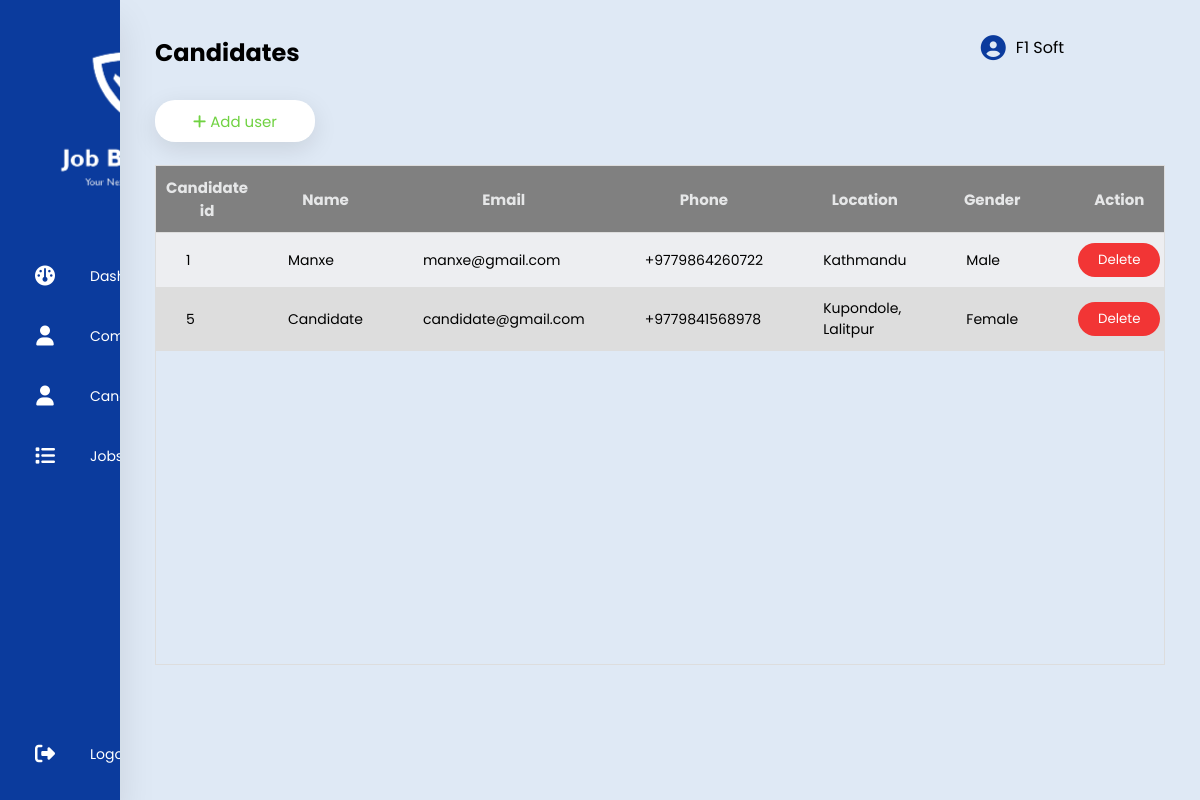
The page /candidate/ (signed in) on the database as committed earlier.
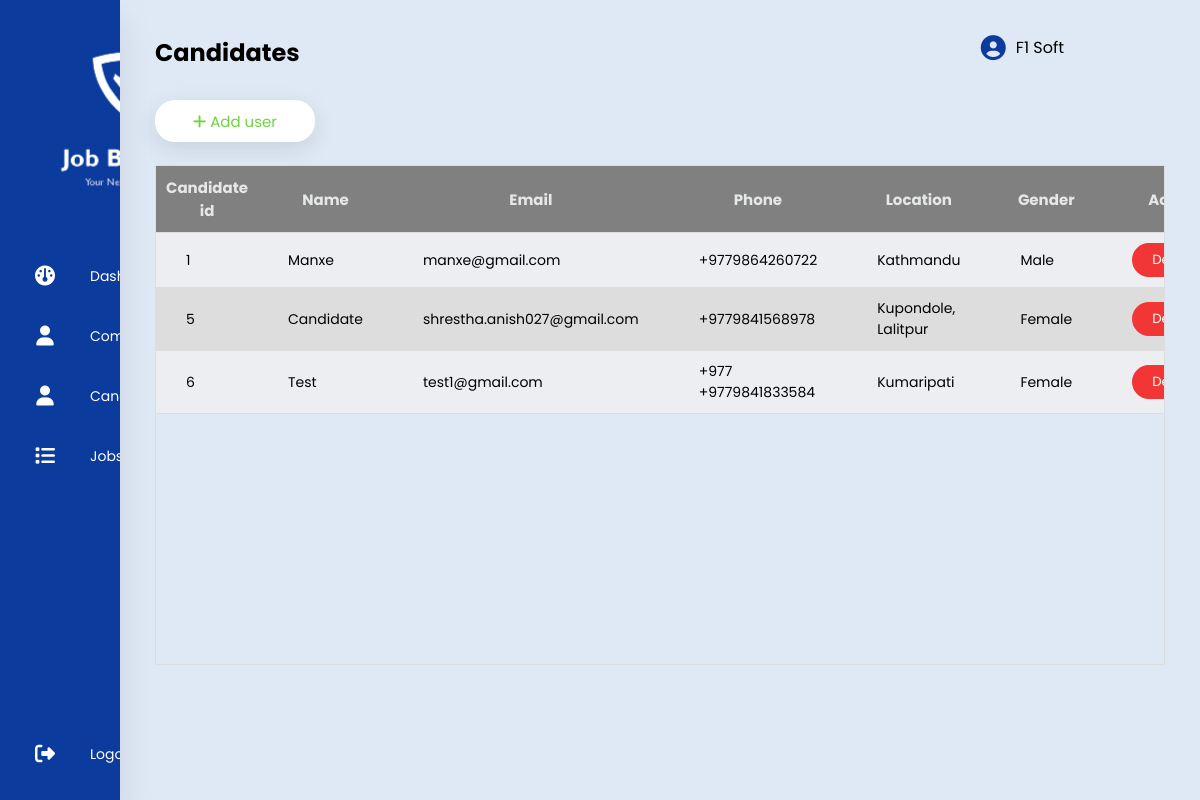
The same page on the database as committed later.
### user/models.py (models this page shows, shortened)
class Candidate(models.Model):
    gender_selection = [
        ('Male', 'Male'), ('Female', 'Female'), ('Others', 'Others')]
    pref_selection = [('Architechture/ Interior Designing', 'Architechture/ Interior Designing'),
                      ('IT & Telecommunication', 'IT & Telecommunication'),
                      ('Teaching/ Education', 'Teaching/ Education'),
                      ('NGO/ INGO', 'NGO/ INGO'),
                      ('Graphics/ Designing', 'Graphics/ Designing'),
                      ('Hospitality', 'Hospitality'),
                      ('Sales/ Public Relation', 'Sales/ Public Relation'),
                      ('Legal Services', 'Legal Services'),
                      ('Other', 'Other')]
    user = models.OneToOneField(CustomUser, on_delete=models.CASCADE)
    gender = models.CharField('Gender', max_length=8,
                              choices=gender_selection, default='Male', null=False)
    preference = models.CharField('Preference', max_length=200,
                                  choices=pref_selection, default='IT & Telecommunication', null=False)

class CustomUser (AbstractBaseUser, PermissionsMixin):
    display_picture = models.ImageField(
        upload_to='images/user', help_text='Display picture containing a person or a logo.', null=True, blank=True)
    name = models.CharField(max_length=20, null=False)
    phone = PhoneNumberField(null=True, blank=True, unique=True)
    email = models.EmailField(_('email_address'), unique=True, max_length=200)
    location = models.CharField(max_length=30, null=True, blank=True)
    description = models.CharField(max_length=900, null=True, blank=True)
    is_verified = models.BooleanField(default=False)
    is_active = models.BooleanField(default=False)
    is_staff = models.BooleanField(default=False)
    class UserType(models.IntegerChoices):
        ADMIN = 1, _('Admin'),
        COMPANY = 2, _('Company'),
        CANDIDATE = 3, _('Candidate')
    user_type = models.IntegerField(
        choices=UserType.choices, blank=True, null=True)
    USERNAME_FIELD = 'email'
    REQUIRED_FIELDS = ['name', 'phone', 'location', ]
    objects = CustomUserManager()

### adminPanel/views.py (the view, shortened to what this page needs)
# urls.py: path('candidate/', addCandidate, name='candidate'),
@login_required(login_url='/')
def addCandidate(request):
    form=CustomUserForm
    cand_form=CandidateForm
    userData = CustomUser.objects.filter(user_type='3')
    candData = Candidate.objects.all()
    context = {
        'form': form,
        'cand_form': cand_form,
        'userData': userData,
        'candData': candData,
        'title': 'Candidates'
    }
    return render(request, 'candidate.html', context)

### templates/candidate.html (shortened to what this page needs)
{% extends 'main.html' %}
{% block content%}
<section class="main">
    <div class="main-top">
        <h1>{{title}}</h1>
        <div class="user-option">
            <i class="fas fa-circle-user"></i>
            <span>{{user.name}}</span>
        </div>
    </div>
            <div class="main-section">
                <div id="addButton">
                    <button class="add" onclick="openform()">
                      <i class="fas fa-add"></i>
                      <span>Add user</span>
                    </button>
                </div>
                <div class="header_fixed", id="table">
                    <table>
                        <thead>
                            <tr>
                                <th>Candidate id</th>
                                <th>Name</th>
                                <th>Email</th>
                                <th>Phone</th>
                                <th>Location</th>
                                <th>Gender</th>
                                <th>Action</th>
                            </tr>
                        </thead>
                        <tbody>
                            {% for sp in candData  %}
                            <tr>
                                <td>{{sp.id}}</td>
                                <td>{{sp.user.name}}</td>
                                <td>{{sp.user.email}}</td>
                                <td>{{sp.user.phone}}</td>
                                <td>{{sp.user.location}}</td>
                                <td>{{sp.gender}}</td>
                                <td><form action="{% url 'delete-user' sp.user.id %}" method="post">
                                  <input type="submit" value="Delete">
                                </form></td>
                            </tr>
                            {% endfor %}
                        </tbody>
                    </table>
                </div>
                            </section>
{% endblock content%}

Rows that differ between the two databases and show on the page:
changed through a linked row, Candidate "Candidate": user.email "candidate@gmail.com" → "shrestha.anish027@gmail.com"
added Candidate: id "6", user.name "Test", user.email "test1@gmail.com", user.phone "+977 +9779841833584", user.location "Kumaripati", gender "Female"
